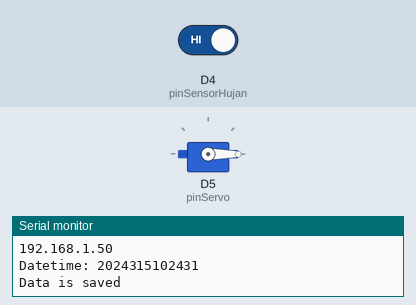
Simulated run of this sketch. Board: Arduino MKR. Parts: servo, the last lines printed to the serial monitor. Inputs (shaded band) come from the test bench; at power-on: D4 (pinSensorHujan) HIGH. WiFi joins after 1.5 s; servers stay silent unless stated; network time is answered at once with the bench clock; the local clock reads 2024-03-15 10:24:30 at power-on unless the sketch sets it.

Above: at 3.1 s.
3.2 s: D4 (pinSensorHujan) driven LOW
At 7.1 s:
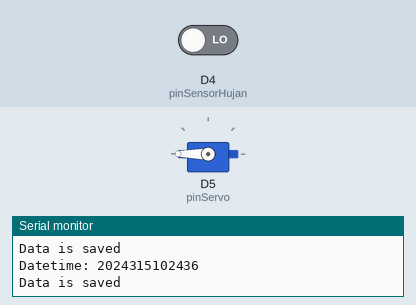
8.1 s: D4 (pinSensorHujan) driven HIGH
At 10.8 s:
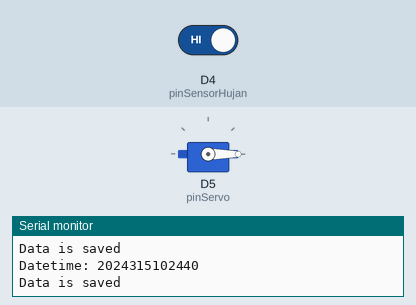
Timing chart, 0 to 12.3 s (numbered marks = the images above; inputs shaded):
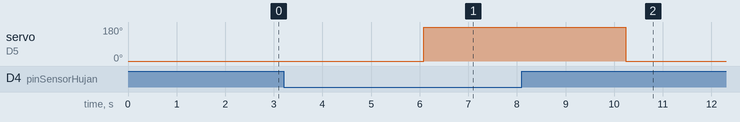

The sketch:

sketch_smart_jemuran.ino
```cpp
// program jemuran pintar tugas IoT Design application
// 07 nov 2020
// Mawaddi Rachman, Bilal, Frans


#include <SPI.h>
#include <WiFiNINA.h>
#include <Firebase_Arduino_WiFiNINA.h>

#include <Servo.h>

#include "secrets.h"
#include "datetime_lib.h"

// Komponen payung jemuran
// Simulasi menggunakan servo
Servo tapServo;

// peta pin
int pinSensorHujan=4; //digital
int pinServo = 5; //digital
int pinAnalogHujan;

// blynk android app key
// auth key untuk koneksi dengan aplikasi blynk
// 1. download aplikasi dari playstore/appstore
// 2. buka aplikasi, buat akun.
// 3. buat project
// 4. nilai auth akan dikirim lewat email yang terdaftar

// WiFi credentials
char ssid[] = SECRET_SSID;
char pass[] = SECRET_PASS;

const char *firebaseBasePath = "/smart-jemuran-test-2";

// Koneksi data ke Firebase database
FirebaseData firebaseData;

// NTPClient object
WiFiUDP ntpUdp;
NTPClient ntpClient(ntpUdp, "pool.ntp.org", 3600);

void setup()
{
  // initialize serial communication at 9600 bits
  Serial.begin(9600);

  delay(100);
  Serial.println("Connecting to WiFi");
  int status = WL_IDLE_STATUS;
  while(status != WL_CONNECTED) {
    status = WiFi.begin(SECRET_SSID, SECRET_PASS);
    delay(300);
    Serial.print(".");
  }
  Serial.println();
  Serial.println("Connected with IP: ");
  Serial.println(WiFi.localIP());
  Serial.println();

  // mulai koneksi ke firebase database
  Firebase.begin(FIREBASE_HOST, FIREBASE_AUTH, SECRET_SSID, SECRET_PASS);
  Firebase.reconnectWiFi(true);

  // mulai inisialisasi ntpClient
  ntpClient.begin();

  // Set offset time in seconds to adjust for your timezone, for example:
  // GMT +1 = 3600
  // GMT +7 = 25200
  // GMT +8 = 28800
  // GMT -1 = -3600
  // GMT 0 = 0
  ntpClient.setTimeOffset(25200);

  pinMode(pinSensorHujan, INPUT);
  tapServo.attach(pinServo);
}


/* Cara kerja sistem
 *  bila hujan maka payung jemuran membuka        ==> jika nilaiHujan == 0 then pinServo diset 0 derajad
 *  bila tidak hujan maka payung jemuran menutup  ==> jika nilaiHujan == 1 then pinMotor diset 180 derajad
 */
void loop()
{
  String status;

  if(digitalRead(pinSensorHujan) == LOW) {
    tapServo.write(180);
    status = "HUJAN";
  } else {
    tapServo.write(0);
    status = "KERING";
  }

  // Kirim dan simpan data ke firebase database
  ntpClient.update();
  String iddate = getId(ntpClient);
  String dateTime = getCurrentDateTime(ntpClient);
  Serial.print("Datetime: ");
  Serial.println(dateTime);
  String jsonStr = "{\"id\":\""+ iddate + "\", \"date_time\":\"" + dateTime + "\", \"status\": \"" + status + "\"}";
  String apath = firebaseBasePath + String("/") + iddate;
  if(Firebase.setJSON(firebaseData, apath, jsonStr)) {
    Serial.println("Data is saved");
  } else {
    Serial.print("Failed to save: ");
    Serial.println(firebaseData.errorReason());
  }
  delay(4000);
}
```

datetime_lib.cpp
```cpp
#include "datetime_lib.h"

String getCurrentDateTime(NTPClient timeClient) {

  unsigned long epochTime = timeClient.getEpochTime();
  time_t atime = (time_t)epochTime;

  char hour_txt[25];
  char minute_txt[25];
  char second_txt[25];
  sprintf(hour_txt, "%d", hour(atime));
  sprintf(minute_txt, "%d", minute(atime));
  sprintf(second_txt, "%d", second(atime));

  char day_txt[25];
  char month_txt[25];
  char year_txt[25];
  sprintf(day_txt, "%d", day(atime));
  sprintf(month_txt, "%d", month(atime));
  sprintf(year_txt, "%d", year(atime));

  String adate = String(year_txt) + String(month_txt) + String(day_txt) + String(hour_txt) + String(minute_txt) + String(second_txt);

  return adate;
}

String getId(NTPClient timeClient) {

  unsigned long epochTime = timeClient.getEpochTime();
  time_t atime = (time_t)epochTime;

  char hour_txt[25];
  char minute_txt[25];
  char second_txt[25];
  sprintf(hour_txt, "%d", hour(atime));
  sprintf(minute_txt, "%d", minute(atime));
  sprintf(second_txt, "%d", second(atime));

  char day_txt[25];
  char month_txt[25];
  char year_txt[25];
  sprintf(day_txt, "%d", day(atime));
  sprintf(month_txt, "%d", month(atime));
  sprintf(year_txt, "%d", year(atime));

  String separator1 = "/";
  String separator2 = ":";
  String separator3 = "/";

  String adate = String(year_txt) + separator1 + String(month_txt) + separator1 + String(day_txt) + separator3 + String(hour_txt) + separator2 + String(minute_txt) + separator2 + String(second_txt);
  return adate;
}
```

datetime_lib.h
```cpp
#ifndef MY_LIB_H
#define MY_LIB_H

#include <NTPClient.h>
#include <TimeLib.h>

String getId(NTPClient timeClient);
String getCurrentDateTime(NTPClient timeClient);

#endif
```

secrets.h
```cpp
#define SECRET_SSID "SECRET_SSID"
#define SECRET_PASS "SECRET_PASS"
#define FIREBASE_HOST "FIREBASE_HOST"
#define FIREBASE_AUTH "FIREBASE_AUTH"
```

Measured:
- after the input at 3.2 s, servo on D5 (pinServo): 0° → 180° after 2.9 s
- after the input at 8.1 s, servo on D5 (pinServo): 180° → 0° after 2.1 s
